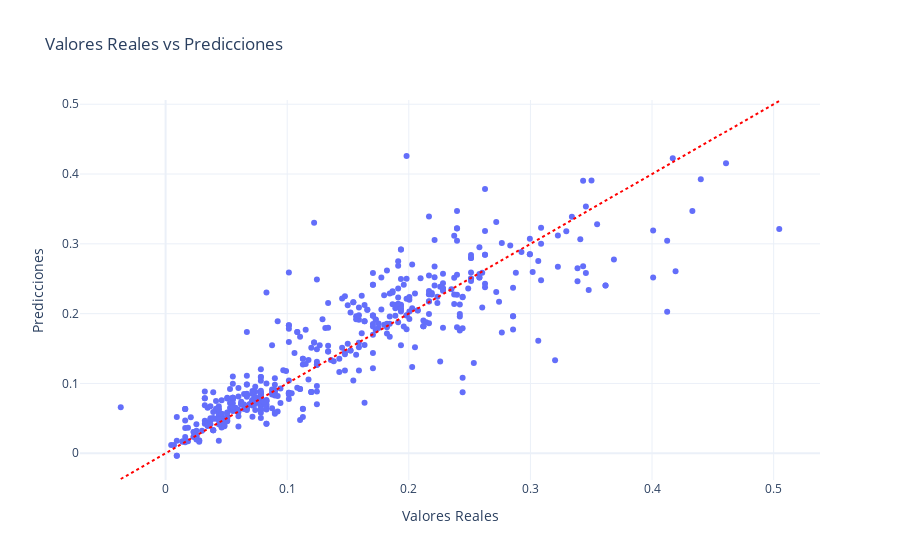

This figure's notebook cell:
### Code cell
import plotly.express as px

# Graficar el resultado del entrenamiento del modelo usando plotly
resultados_df = pd.DataFrame({
    "Valores Reales": y_test,
    "Predicciones": predictions.ravel() # predictions tiene 2D, ravel para transformar en 1D para la creación del df
})

fig = px.scatter(
    resultados_df,
    x="Valores Reales",
    y="Predicciones",
    title="Valores Reales vs Predicciones",
    template="plotly_white"
)

# Añadir una línea de referencia donde las predicciones coinciden perfectamente con los valores reales
fig.add_shape(
    type="line",
    x0=resultados_df["Valores Reales"].min(),
    y0=resultados_df["Valores Reales"].min(),
    x1=resultados_df["Valores Reales"].max(),
    y1=resultados_df["Valores Reales"].max(),
    line=dict(color="red", dash="dot")
)

fig.show()

### Figure 1 — Plotly figure (JSON) as saved in the notebook; plotly's stock layout.template omitted (floating-point values rounded to 4 significant figures; data arrays with more than 128 entries replaced by an {"elided": "..."} marker saying what was removed)
{"data": [{"hovertemplate": "Valores Reales=%{x}<br>Predicciones=%{y}<extra></extra>", "legendgroup": "", "marker": {"color": "#636efa", "symbol": "circle"}, "mode": "markers", "name": "", "orientation": "v", "showlegend": false, "type": "scatter", "x": {"elided": "500 float values"}, "xaxis": "x", "y": {"elided": "500 float values"}, "yaxis": "y"}], "layout": {"legend": {"tracegroupgap": 0}, "shapes": [{"line": {"color": "red", "dash": "dot"}, "type": "line", "x0": -0.03687, "x1": 0.5046, "y0": -0.03687, "y1": 0.5046}], "title": {"text": "Valores Reales vs Predicciones"}, "xaxis": {"anchor": "y", "domain": [0, 1], "title": {"text": "Valores Reales"}}, "yaxis": {"anchor": "x", "domain": [0, 1], "title": {"text": "Predicciones"}}}}
